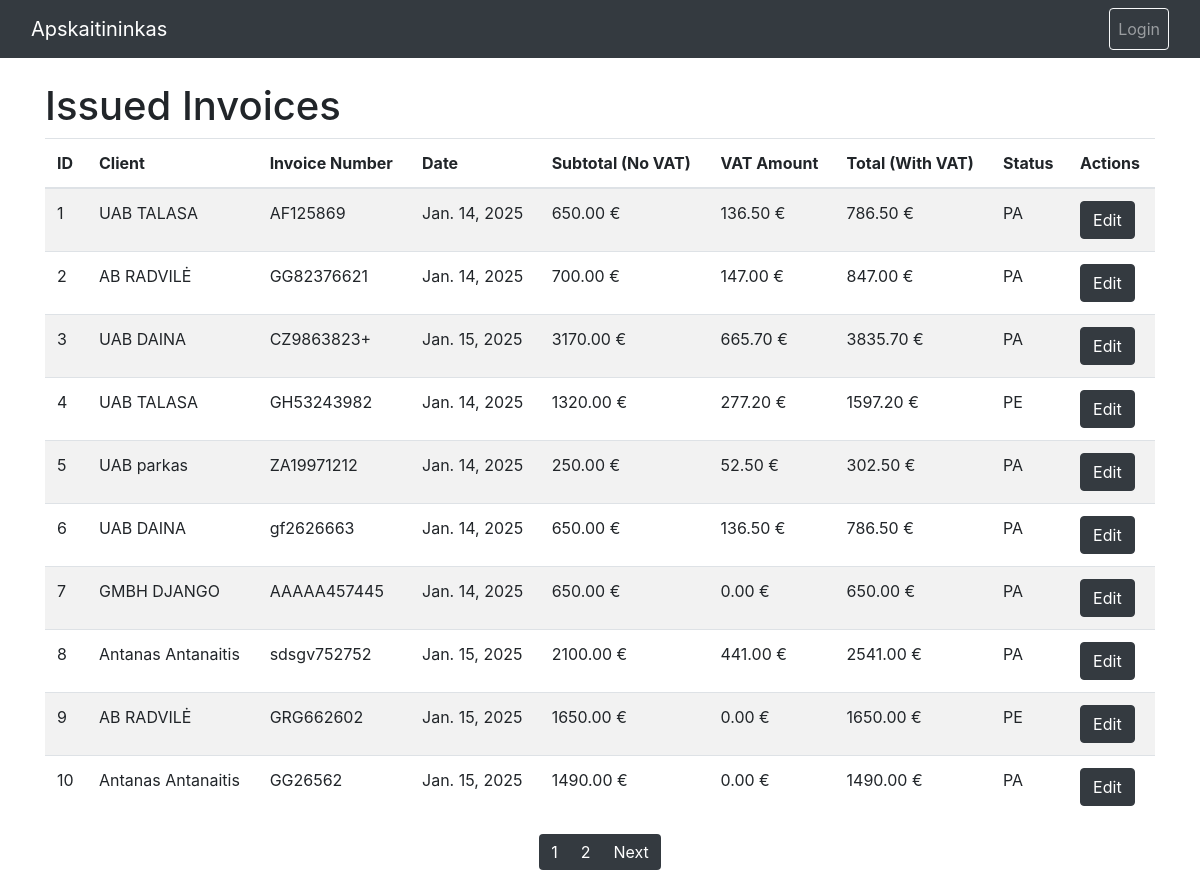
/apskaitininkas/invoices/issued/, run on the app's committed database.
### apskaitininkas/models.py (models this page shows, shortened)
class IssuedInvoice(models.Model):
    STATUS_CHOICES = [
        ('PA', 'Paid'),
        ('PE', 'Pending'),
        ('OV', 'Overdue'),
        ('CA', 'Cancelled')
    ]
    client = models.ForeignKey(Client, on_delete=models.SET_NULL, null=True)
    invoice_number = models.CharField('Invoice Number', max_length=100, unique=True)
    date = models.DateField(verbose_name='Invoice issue date')
    due_date = models.DateField(verbose_name='Invoice payment due date')
    status = models.CharField('Invoice status', max_length=20, choices=STATUS_CHOICES, default='PE')
    apply_vat = models.BooleanField('Apply VAT', default=False)
    vat_rate = models.DecimalField('VAT amount (%)', max_digits=5, decimal_places=2, default=21.00)
    issued_by = models.ForeignKey(User, on_delete=models.SET_NULL, null=True, blank=True)
    created_at = models.DateTimeField(auto_now_add=True)
    updated_at = models.DateTimeField(auto_now=True)
    currency = models.CharField('Currency', max_length=3, default='EUR')
    def calculate_subtotal(self):
        return sum(line.line_total() for line in self.lines.all())
    def calculate_vat_amount(self):
        if self.apply_vat:
            return self.calculate_subtotal() * (self.vat_rate / 100)
        return 0
    def calculate_total(self):
        subtotal = self.calculate_subtotal()
        vat_amount = self.calculate_vat_amount()
        return subtotal + vat_amount

class Client(models.Model):
    name = models.CharField('Company or person name', max_length=255)
    company_id = models.CharField('Company id', max_length=20, blank=True)
    vat_number = models.CharField('VAT payer number', max_length=20, blank=True)
    email = models.EmailField('Email adress', max_length=50, blank=True)
    phone = models.CharField('Phone number', max_length=20, blank=True)
    address = models.CharField('Adress', max_length=255)

class IssuedInvoiceLine(models.Model):
    invoice = models.ForeignKey(IssuedInvoice, related_name='lines', on_delete=models.CASCADE)
    product = models.ForeignKey(ProductOrService, on_delete=models.CASCADE)
    quantity = models.PositiveIntegerField(verbose_name='Enter quantity of the products or services')
    price = models.DecimalField('Price (leave blank to use product price)', max_digits=10,
                                decimal_places=2, null=True, blank=True)
    def line_total(self):
        return self.quantity * self.price

### apskaitininkas/views.py (the view)
# urls.py: path('invoices/issued/', views.issued_invoices, name='issued_invoices'),
def issued_invoices(request):
    invoices = IssuedInvoice.objects.all()
    paginator = Paginator(invoices, 10)
    page_number = request.GET.get('page')
    page_obj = paginator.get_page(page_number)
    return render(request, 'issued_invoices.html', {'page_obj': page_obj})

### apskaitininkas/templates/issued_invoices.html (shortened to what this page needs)
{% extends 'base.html' %}
{% block content %}
<h1>Issued Invoices</h1>
<table class="table table-striped">
    <thead>
        <tr>
            <th>ID</th>
            <th>Client</th>
            <th>Invoice Number</th>
            <th>Date</th>
            <th>Subtotal (No VAT)</th>
            <th>VAT Amount</th>
            <th>Total (With VAT)</th>
            <th>Status</th>
            <th>Actions</th>
        </tr>
    </thead>
    <tbody>
        {% for invoice in page_obj %}
        <tr>
            <td>{{ invoice.id }}</td>
            <td>{{ invoice.client.name }}</td>
            <td>{{ invoice.invoice_number }}</td>
            <td>{{ invoice.date }}</td>
            <td>{{ invoice.calculate_subtotal|floatformat:2 }} €</td>
            <td>{{ invoice.calculate_vat_amount|floatformat:2 }} €</td>
            <td>{{ invoice.calculate_total|floatformat:2 }} €</td>
            <td>{{ invoice.status }}</td>
            <td>
                <a href="{% url 'edit_issued_invoice' invoice.id %}" class="btn btn-dark">Edit</a>
            </td>
        </tr>
        {% endfor %}
    </tbody>
</table>
<nav aria-label="Page navigation">
    <ul class="pagination justify-content-center">
        {% for num in page_obj.paginator.page_range %}
        <li class="page-item {% if num == invoices.number %}active{% endif %}">
            <a class="page-link custom-btn-dark" href="?page={{ num }}">{{ num }}</a>
        </li>
        {% endfor %}
        {% if page_obj.has_next %}
        <li class="page-item">
            <a class="page-link custom-btn-dark" href="?page={{ invoices.next_page_number }}">Next</a>
        </li>
        {% endif %}
    </ul>
</nav>
{% endblock %}

### apskaitininkas/static/css/styles.css (style rules this page uses)
body { background-image: url('/static/images/background.jpg'); background-size: cover; background-repeat: no-repeat; background-attachment: fixed; background-position: center; }
.pagination .page-link.custom-btn-dark { background-color: #343a40; color: #ffffff; border: none; }
.custom-btn-dark { background-color: #343a40; color: #ffffff; / border: none; text-align: center; border: none; }

### data on the page
IssuedInvoice: id "1", client.name "UAB TALASA", invoice_number "AF125869", date "Jan. 14, 2025", calculate_subtotal "650.00", calculate_vat_amount "136.50", calculate_total "786.50", status "PA"
IssuedInvoice: id "2", client.name "AB RADVILĖ", invoice_number "GG82376621", date "Jan. 14, 2025", calculate_subtotal "700.00", calculate_vat_amount "147.00", calculate_total "847.00", status "PA"
IssuedInvoice: id "3", client.name "UAB DAINA", invoice_number "CZ9863823+", date "Jan. 15, 2025", calculate_subtotal "3170.00", calculate_vat_amount "665.70", calculate_total "3835.70", status "PA"
IssuedInvoice: id "4", client.name "UAB TALASA", invoice_number "GH53243982", date "Jan. 14, 2025", calculate_subtotal "1320.00", calculate_vat_amount "277.20", calculate_total "1597.20", status "PE"
IssuedInvoice: id "5", client.name "UAB parkas", invoice_number "ZA19971212", date "Jan. 14, 2025", calculate_subtotal "250.00", calculate_vat_amount "52.50", calculate_total "302.50", status "PA"
IssuedInvoice: id "6", client.name "UAB DAINA", invoice_number "gf2626663", date "Jan. 14, 2025", calculate_subtotal "650.00", calculate_vat_amount "136.50", calculate_total "786.50", status "PA"
IssuedInvoice: id "7", client.name "GMBH DJANGO", invoice_number "AAAAA457445", date "Jan. 14, 2025", calculate_subtotal "650.00", calculate_vat_amount "0.00", calculate_total "650.00", status "PA"
IssuedInvoice: id "8", client.name "Antanas Antanaitis", invoice_number "sdsgv752752", date "Jan. 15, 2025", calculate_subtotal "2100.00", calculate_vat_amount "441.00", calculate_total "2541.00", status "PA"
IssuedInvoice: id "9", client.name "AB RADVILĖ", invoice_number "GRG662602", date "Jan. 15, 2025", calculate_subtotal "1650.00", calculate_vat_amount "0.00", calculate_total "1650.00", status "PE"
IssuedInvoice: id "10", client.name "Antanas Antanaitis", invoice_number "GG26562", date "Jan. 15, 2025", calculate_subtotal "1490.00", calculate_vat_amount "0.00", calculate_total "1490.00", status "PA"

### other printed values
{{ num }} "1" "2"
